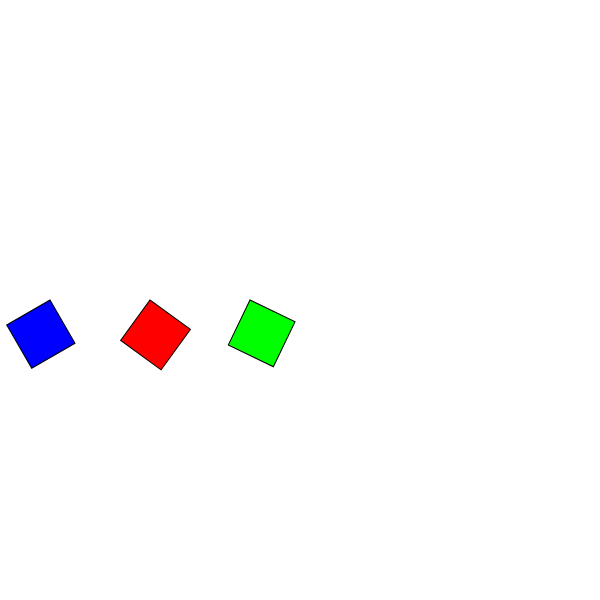
Frame 1 (no input)
Frame 60 (no input): identical to frame 1, image omitted
Frame 120 (the mouse pressed at the canvas centre since frame 60): identical to frame 1, image omitted

The p5.js sketch that drew this single still picture (run headless with seeded random() and noise() and a simulated clock; from frame 60 on, the mouse is pressed at the canvas centre):

// p5.js sketch
// ── sketch.js
function setup() {
    createCanvas(600, 600);

}

function draw() {
    background(255);

    for (var i = 0; i < 1; i += 1) {
        push();
        fill(0, 0, 255);
        translate(50, height / 2);
        rotate(PI / (i + 3));
        rect(0, 0, 50, 50);

        pop();

        push();
        fill(255, 0, 0);
        translate(150, height / 2);
        rotate(PI / (i + 5));
        rect(0, 0, 50, 50);

        pop();

        push();
        fill(0, 255, 0);
        translate(250, height / 2);
        rotate(PI / (i + 7));
        rect(0, 0, 50, 50);

        pop();
    }

}
